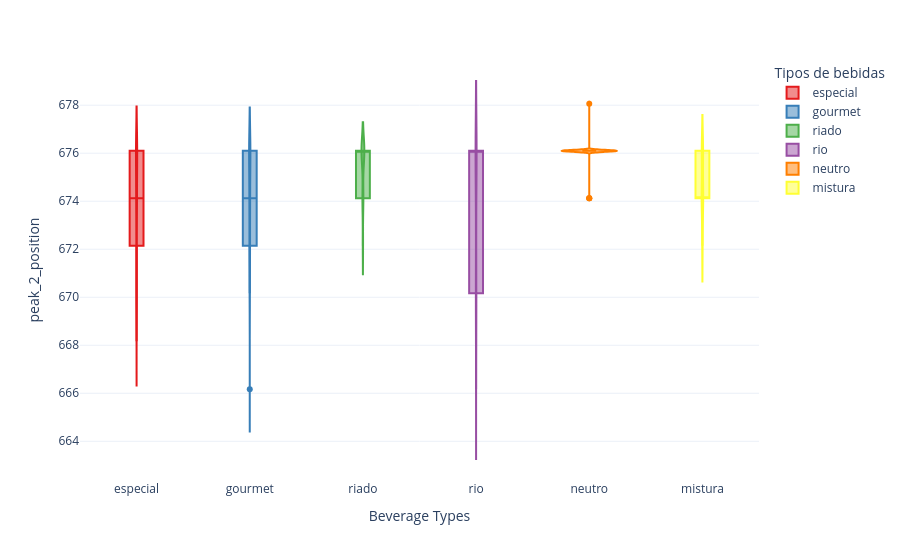

Write notebook code for a chart like this one.
### Code cell
fig = groupby_violin('peak_2_position',
                     peaks)
fig.show()

### Figure 1 — Plotly figure (JSON) as saved in the notebook; plotly's stock layout.template omitted (floating-point values rounded to 4 significant figures)
{"data": [{"alignmentgroup": "True", "box": {"visible": true}, "hovertemplate": "Tipos de bebidas=%{x}<br>peak_2_position=%{y}<extra></extra>", "legendgroup": "especial", "marker": {"color": "#e41a1c"}, "name": "especial", "offsetgroup": "especial", "orientation": "v", "scalegroup": "True", "showlegend": true, "type": "violin", "x": ["especial", "especial", "especial", "especial", "especial", "especial", "especial", "especial", "especial", "especial", "especial", "especial", "especial", "especial", "especial", "especial", "especial", "especial", "especial", "especial", "especial", "especial", "especial", "especial", "especial", "especial", "especial", "especial", "especial", "especial", "especial", "especial", "especial", "especial", "especial", "especial", "especial", "especial", "especial", "especial", "especial", "especial", "especial", "especial", "especial", "especial", "especial", "especial", "especial", "especial", "especial", "especial", "especial", "especial", "especial", "especial", "especial", "especial", "especial", "especial", "especial", "especial", "especial", "especial", "especial", "especial", "especial", "especial", "especial", "especial", "especial", "especial", "especial", "especial", "especial", "especial", "especial", "especial", "especial", "especial", "especial", "especial", "especial", "especial", "especial", "especial", "especial", "especial", "especial", "especial", "especial", "especial", "especial", "especial", "especial", "especial", "especial", "especial", "especial", "especial", "especial", "especial", "especial", "especial", "especial", "especial", "especial", "especial", "especial", "especial", "especial", "especial", "especial", "especial", "especial", "especial", "especial", "especial", "especial", "especial", "especial", "especial", "especial", "especial", "especial"], "x0": " ", "xaxis": "x", "y": [676.1, 670.2, 676.1, 674.1, 672.1, 674.1, 676.1, 672.1, 670.2, 670.2, 672.1, 674.1, 672.1, 672.1, 670.2, 670.2, 676.1, 674.1, 676.1, 670.2, 672.1, 676.1, 676.1, 676.1, 672.1, 670.2, 668.2, 674.1, 674.1, 674.1, 676.1, 676.1, 670.2, 676.1, 672.1, 672.1, 670.2, 672.1, 674.1, 672.1, 670.2, 676.1, 676.1, 676.1, 674.1, 676.1, 674.1, 676.1, 674.1, 674.1, 674.1, 674.1, 676.1, 670.2, 674.1, 676.1, 676.1, 670.2, 672.1, 672.1, 674.1, 670.2, 674.1, 672.1, 674.1, 672.1, 668.2, 674.1, 670.2, 670.2, 676.1, 676.1, 674.1, 676.1, 670.2, 676.1, 674.1, 674.1, 676.1, 676.1, 674.1, 676.1, 674.1, 676.1, 676.1, 674.1, 674.1, 676.1, 674.1, 674.1, 676.1, 676.1, 676.1, 676.1, 676.1, 676.1, 676.1, 676.1, 676.1, 676.1, 674.1, 676.1, 676.1, 672.1, 676.1, 676.1, 676.1, 676.1, 674.1, 676.1, 676.1, 676.1, 676.1, 676.1, 676.1, 670.2, 672.1, 674.1, 676.1, 676.1, 672.1, 670.2, 670.2, 676.1, 674.1], "y0": " ", "yaxis": "y"}, {"alignmentgroup": "True", "box": {"visible": true}, "hovertemplate": "Tipos de bebidas=%{x}<br>peak_2_position=%{y}<extra></extra>", "legendgroup": "gourmet", "marker": {"color": "#377eb8"}, "name": "gourmet", "offsetgroup": "gourmet", "orientation": "v", "scalegroup": "True", "showlegend": true, "type": "violin", "x": ["gourmet", "gourmet", "gourmet", "gourmet", "gourmet", "gourmet", "gourmet", "gourmet", "gourmet", "gourmet", "gourmet", "gourmet", "gourmet", "gourmet", "gourmet", "gourmet", "gourmet", "gourmet", "gourmet", "gourmet", "gourmet", "gourmet", "gourmet", "gourmet", "gourmet", "gourmet", "gourmet", "gourmet", "gourmet", "gourmet", "gourmet", "gourmet", "gourmet", "gourmet", "gourmet", "gourmet", "gourmet", "gourmet", "gourmet", "gourmet", "gourmet", "gourmet", "gourmet", "gourmet", "gourmet", "gourmet", "gourmet", "gourmet", "gourmet", "gourmet", "gourmet", "gourmet", "gourmet", "gourmet", "gourmet", "gourmet", "gourmet", "gourmet", "gourmet", "gourmet", "gourmet", "gourmet", "gourmet", "gourmet", "gourmet", "gourmet", "gourmet", "gourmet", "gourmet", "gourmet", "gourmet", "gourmet", "gourmet", "gourmet", "gourmet", "gourmet", "gourmet", "gourmet", "gourmet", "gourmet", "gourmet", "gourmet", "gourmet", "gourmet", "gourmet", "gourmet", "gourmet", "gourmet", "gourmet", "gourmet", "gourmet", "gourmet", "gourmet", "gourmet", "gourmet", "gourmet", "gourmet", "gourmet", "gourmet", "gourmet", "gourmet", "gourmet", "gourmet", "gourmet", "gourmet"], "x0": " ", "xaxis": "x", "y": [676.1, 676.1, 676.1, 676.1, 676.1, 676.1, 676.1, 676.1, 676.1, 676.1, 676.1, 676.1, 676.1, 676.1, 676.1, 672.1, 676.1, 676.1, 674.1, 676.1, 676.1, 676.1, 672.1, 676.1, 674.1, 674.1, 674.1, 676.1, 676.1, 676.1, 674.1, 676.1, 676.1, 676.1, 674.1, 672.1, 674.1, 672.1, 676.1, 676.1, 674.1, 672.1, 672.1, 674.1, 674.1, 674.1, 672.1, 674.1, 676.1, 672.1, 674.1, 674.1, 676.1, 676.1, 676.1, 674.1, 676.1, 674.1, 674.1, 676.1, 674.1, 670.2, 674.1, 676.1, 676.1, 676.1, 674.1, 672.1, 676.1, 672.1, 676.1, 676.1, 676.1, 676.1, 672.1, 672.1, 670.2, 670.2, 670.2, 674.1, 676.1, 676.1, 672.1, 676.1, 676.1, 670.2, 666.2, 676.1, 674.1, 670.2, 674.1, 672.1, 672.1, 670.2, 670.2, 672.1, 670.2, 672.1, 670.2, 672.1, 674.1, 676.1, 674.1, 672.1, 672.1], "y0": " ", "yaxis": "y"}, {"alignmentgroup": "True", "box": {"visible": true}, "hovertemplate": "Tipos de bebidas=%{x}<br>peak_2_position=%{y}<extra></extra>", "legendgroup": "riado", "marker": {"color": "#4daf4a"}, "name": "riado", "offsetgroup": "riado", "orientation": "v", "scalegroup": "True", "showlegend": true, "type": "violin", "x": ["riado", "riado", "riado", "riado", "riado", "riado", "riado", "riado", "riado", "riado", "riado", "riado", "riado", "riado", "riado", "riado", "riado", "riado", "riado", "riado", "riado", "riado", "riado", "riado", "riado", "riado", "riado", "riado", "riado", "riado", "riado", "riado", "riado", "riado", "riado", "riado", "riado", "riado", "riado", "riado", "riado", "riado", "riado", "riado", "riado"], "x0": " ", "xaxis": "x", "y": [676.1, 674.1, 676.1, 676.1, 676.1, 674.1, 674.1, 676.1, 676.1, 676.1, 676.1, 674.1, 676.1, 676.1, 676.1, 676.1, 676.1, 676.1, 676.1, 676.1, 676.1, 676.1, 676.1, 674.1, 676.1, 676.1, 674.1, 676.1, 676.1, 676.1, 676.1, 676.1, 672.1, 672.1, 676.1, 674.1, 676.1, 676.1, 676.1, 676.1, 672.1, 676.1, 674.1, 674.1, 674.1], "y0": " ", "yaxis": "y"}, {"alignmentgroup": "True", "box": {"visible": true}, "hovertemplate": "Tipos de bebidas=%{x}<br>peak_2_position=%{y}<extra></extra>", "legendgroup": "rio", "marker": {"color": "#984ea3"}, "name": "rio", "offsetgroup": "rio", "orientation": "v", "scalegroup": "True", "showlegend": true, "type": "violin", "x": ["rio", "rio", "rio", "rio", "rio", "rio", "rio", "rio", "rio", "rio", "rio", "rio", "rio", "rio", "rio", "rio", "rio", "rio", "rio", "rio", "rio", "rio", "rio", "rio", "rio", "rio", "rio", "rio", "rio", "rio", "rio", "rio", "rio", "rio", "rio", "rio", "rio", "rio", "rio", "rio", "rio", "rio", "rio", "rio", "rio", "rio", "rio", "rio", "rio", "rio", "rio", "rio", "rio", "rio", "rio"], "x0": " ", "xaxis": "x", "y": [676.1, 676.1, 676.1, 676.1, 676.1, 674.1, 676.1, 676.1, 676.1, 676.1, 676.1, 672.1, 676.1, 670.2, 670.2, 676.1, 670.2, 676.1, 668.2, 670.2, 672.1, NaN, 676.1, 674.1, 676.1, NaN, 676.1, NaN, 670.2, 672.1, 676.1, 666.2, 674.1, 676.1, 676.1, 676.1, 670.2, 668.2, 670.2, 676.1, 676.1, NaN, NaN, NaN, 676.1, 674.1, 676.1, 670.2, NaN, 676.1, NaN, 670.2, 676.1, 670.2, 676.1], "y0": " ", "yaxis": "y"}, {"alignmentgroup": "True", "box": {"visible": true}, "hovertemplate": "Tipos de bebidas=%{x}<br>peak_2_position=%{y}<extra></extra>", "legendgroup": "neutro", "marker": {"color": "#ff7f00"}, "name": "neutro", "offsetgroup": "neutro", "orientation": "v", "scalegroup": "True", "showlegend": true, "type": "violin", "x": ["neutro", "neutro", "neutro", "neutro", "neutro", "neutro", "neutro", "neutro", "neutro", "neutro", "neutro", "neutro", "neutro", "neutro", "neutro", "neutro", "neutro", "neutro", "neutro", "neutro", "neutro", "neutro", "neutro", "neutro", "neutro", "neutro", "neutro", "neutro", "neutro", "neutro", "neutro", "neutro", "neutro", "neutro", "neutro", "neutro", "neutro", "neutro", "neutro", "neutro", "neutro", "neutro", "neutro", "neutro", "neutro", "neutro", "neutro", "neutro", "neutro", "neutro", "neutro", "neutro", "neutro", "neutro", "neutro"], "x0": " ", "xaxis": "x", "y": [676.1, 676.1, 676.1, 676.1, 676.1, 676.1, 676.1, 676.1, 676.1, 676.1, 676.1, 676.1, 676.1, 676.1, 676.1, 676.1, 676.1, 676.1, 676.1, 674.1, 676.1, 676.1, 676.1, 676.1, 676.1, 676.1, 676.1, 676.1, 676.1, 676.1, 674.1, 676.1, 676.1, 674.1, 676.1, 676.1, 676.1, 676.1, 676.1, 676.1, 676.1, 676.1, 676.1, 676.1, 676.1, 676.1, 676.1, 676.1, 676.1, 676.1, 676.1, 678.1, 676.1, 676.1, 676.1], "y0": " ", "yaxis": "y"}, {"alignmentgroup": "True", "box": {"visible": true}, "hovertemplate": "Tipos de bebidas=%{x}<br>peak_2_position=%{y}<extra></extra>", "legendgroup": "mistura", "marker": {"color": "#ffff33"}, "name": "mistura", "offsetgroup": "mistura", "orientation": "v", "scalegroup": "True", "showlegend": true, "type": "violin", "x": ["mistura", "mistura", "mistura", "mistura", "mistura", "mistura", "mistura", "mistura", "mistura", "mistura", "mistura", "mistura", "mistura", "mistura", "mistura", "mistura", "mistura", "mistura", "mistura", "mistura", "mistura", "mistura", "mistura", "mistura", "mistura"], "x0": " ", "xaxis": "x", "y": [674.1, 674.1, 676.1, 676.1, 676.1, 672.1, 674.1, 674.1, 674.1, 676.1, 674.1, 676.1, 674.1, 674.1, 674.1, 674.1, 676.1, 676.1, 674.1, 676.1, 672.1, 676.1, 676.1, 674.1, 672.1], "y0": " ", "yaxis": "y"}], "layout": {"legend": {"title": {"text": "Tipos de bebidas"}, "tracegroupgap": 0}, "margin": {"t": 60}, "violinmode": "overlay", "xaxis": {"anchor": "y", "categoryarray": ["especial", "gourmet", "riado", "rio", "neutro", "mistura"], "categoryorder": "array", "domain": [0, 1], "title": {"text": "Beverage Types"}}, "yaxis": {"anchor": "x", "domain": [0, 1], "title": {"text": "peak_2_position"}}}}
